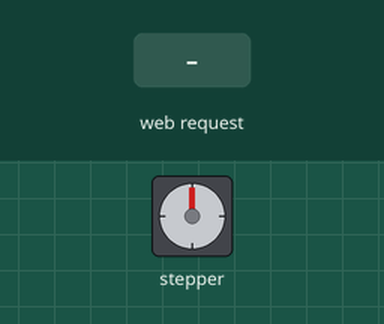
Recording of a sketch running on a simulated ESP32. Shown: stepper motor. Wiring (inferred from the names in the program): stepper motor driver (200 steps per turn assumed): step GPIO 17; direction GPIO 16. The inputs (shaded band) are chosen by the test bench. What the sketch prints to the serial monitor is not drawn.

Above: at 1.2 s.
1.3 s: HTTP request GET /run?state=1 received
At 1.75 s:
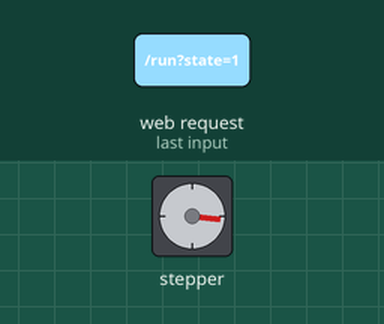
At 2.35 s:
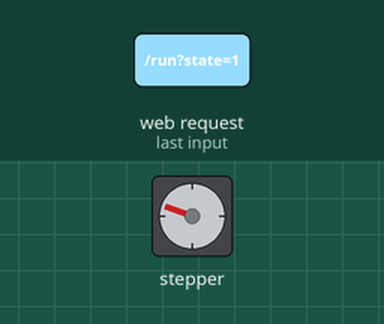
4.3 s: HTTP request GET /set?dir=0 received
At 4.45 s:
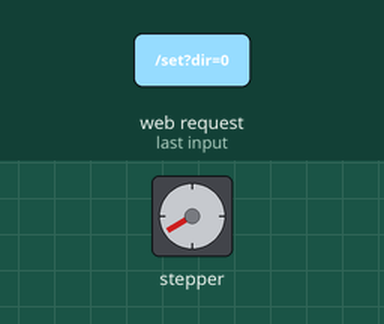
7.3 s: HTTP request GET /set?dir=1 received
13.3 s: HTTP request GET /set?dir=0 received
Timing chart, 0 to 17.3 s (numbered marks = the images above; inputs shaded):
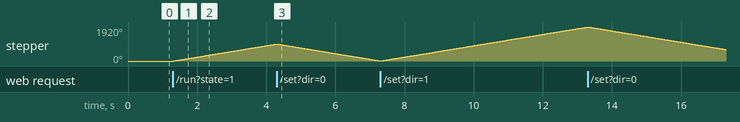

The sketch:

KeratinStepperMotorControl.ino
```cpp
/*
  ESP32 + DRV8825 Syringe Pump Controller (SoftAP mode)
  - ESP32 creates its own Wi-Fi network (no router).
  - Connect your laptop/phone to that network, then open http://192.168.4.1
  - Control: Start/Pause, Direction, Speed (mL/hr), Syringe size
  - Smooth pulses via hardware timer @1 MHz.
  - UI won’t overwrite inputs while you type (polling pauses on focus).

  Mechanics:
    - Stepper: 200 steps/rev × 64 microsteps = 12,800 µsteps/rev
    - Worm gear: 2 mm/rev
    - => 6,400 µsteps per mm
    - Base formula for half-period (µs):
        halfPeriodUs = (281250 * mm_per_mL) / (mL/hr)

  Syringe size (mm per mL):
    - Example: 1 mL per 1 mm  -> factor = 1
    - Example: 1 mL per 2 mm -> factor = 2
*/

#include <WiFi.h>
#include <WebServer.h>

// ============ SoftAP CONFIG ============
const char* AP_SSID = "ESP32-Syringe";
const char* AP_PASS = "";
const uint8_t AP_CHANNEL = 6;
const bool AP_HIDDEN = false;
const uint8_t AP_MAX_CONN = 4;
// ======================================

// GPIOs
const int DIR_PIN  = 16;
const int STEP_PIN = 17;

// State
volatile uint32_t halfPeriodUs = 2812; // default ≈100 mL/hr with 1 mm/mL
volatile bool     running      = false;
volatile bool     dirCW        = true;
volatile float    syringe_mm_per_mL = 1.0;  // default syringe: 1 mm/mL

WebServer server(80);

// Timer
hw_timer_t* timer = nullptr;
portMUX_TYPE timerMux = portMUX_INITIALIZER_UNLOCKED;
volatile bool stepState = false;

// ================== ISR ==================
void IRAM_ATTR onTimer() {
  portENTER_CRITICAL_ISR(&timerMux);
  if (running) {
    stepState = !stepState;
    if (stepState) {
      GPIO.out_w1ts = (1UL << STEP_PIN);
    } else {
      GPIO.out_w1tc = (1UL << STEP_PIN);
    }
  } else {
    stepState = false;
    GPIO.out_w1tc = (1UL << STEP_PIN);
  }
  timerAlarmWrite(timer, halfPeriodUs, true);
  portEXIT_CRITICAL_ISR(&timerMux);
}

// ================== HTML UI ==================
const char* PAGE = R"HTML(
<!doctype html>
<html>
<head>
<meta charset="utf-8"/>
<meta name="viewport" content="width=device-width,initial-scale=1"/>
<title>ESP32 Syringe Pump</title>
<style>
  body{font-family:system-ui,Segoe UI,Arial,sans-serif;max-width:720px;margin:40px auto;padding:0 16px}
  h1{font-size:1.25rem;margin-bottom:12px}
  .card{border:1px solid #ddd;border-radius:12px;padding:16px;box-shadow:0 2px 6px rgba(0,0,0,.06)}
  .row{display:flex;gap:12px;align-items:center;margin:12px 0;flex-wrap:wrap}
  label{min-width:160px}
  input[type="number"],select{width:160px;padding:6px}
  button{padding:8px 12px;cursor:pointer;border-radius:8px;border:1px solid #ccc;background:#f7f7f7}
  .on{background:#d7ffe0;border-color:#6ccf86}
  .off{background:#ffe0e0;border-color:#ff8c8c}
  .muted{color:#666}
</style>
</head>
<body>
  <h1>ESP32 Syringe Pump</h1>
  <div class="card">
    <div class="row">
      <label>Status:</label>
      <span id="status" class="muted">loading...</span>
    </div>
    <div class="row">
      <label>Run / Pause:</label>
      <button id="btnRun" class="on">Start</button>
      <button id="btnPause" class="off">Pause</button>
    </div>
    <div class="row">
      <label>Direction:</label>
      <select id="dir">
        <option value="1">Clockwise (DIR=HIGH)</option>
        <option value="0">Counter-Clockwise (DIR=LOW)</option>
      </select>
    </div>
    <div class="row">
      <label>Syringe size:</label>
      <select id="syringe">
        <option value="1">1 mm = 1 mL</option> <!-- CHANGE THESE FOR CHANGING SYRINGE OPTIONS -->
        <option value="2">2 mm = 1 mL</option> <!-- CHANGE THESE FOR CHANGING SYRINGE OPTIONS -->
        <option value="0.5">0.5 mm = 1 mL</option> <!-- CHANGE THESE FOR CHANGING SYRINGE OPTIONS -->
      </select>
    </div>
    <div class="row">
      <label>Flow Rate (mL/hr):</label>
      <input id="mlhr" type="number" min="0.1" max="100000" step="0.1"/>
    </div>
    <div class="row">
      <button id="apply">Apply</button>
    </div>
    <p class="muted">Enter flow in mL/hr. Conversion depends on syringe size.</p>
  </div>

<script>
let editing=false, editingDir=false, editingSyr=false;
const statusEl = document.getElementById('status');
const dirEl    = document.getElementById('dir');
const mlhrEl   = document.getElementById('mlhr');
const syringeEl= document.getElementById('syringe');

let pollId = null;
function startPoll(){ stopPoll(); pollId=setInterval(getStatus,1000); }
function stopPoll(){ if(pollId){ clearInterval(pollId); pollId=null; } }

mlhrEl.addEventListener('focus', ()=>{ editing=true; stopPoll(); });
mlhrEl.addEventListener('blur',  ()=>{ editing=false; startPoll(); });
dirEl.addEventListener('focus',  ()=>{ editingDir=true; stopPoll(); });
dirEl.addEventListener('blur',   ()=>{ editingDir=false; startPoll(); });
syringeEl.addEventListener('focus',  ()=>{ editingSyr=true; stopPoll(); });
syringeEl.addEventListener('blur',   ()=>{ editingSyr=false; startPoll(); });

async function getStatus(){
  try{
    const r = await fetch('/status',{cache:'no-store'});
    const j = await r.json();
    statusEl.textContent = (j.running?'Running':'Paused')
        +' | Dir: '+(j.dir?'CW':'CCW')
        +' | Syringe: '+j.mm_per_ml+' mm/mL'
        +' | Flow: '+j.mlhr.toFixed(1)+' mL/hr';
    if(!editingDir) dirEl.value = j.dir ? '1' : '0';
    if(!editingSyr) syringeEl.value = j.mm_per_ml;
    if(!editing)    mlhrEl.value = j.mlhr.toFixed(1);
  }catch(e){
    statusEl.textContent = 'Disconnected';
  }
}

async function apply(){
  const dir  = dirEl.value;
  const mlhr = mlhrEl.value;
  const syr  = syringeEl.value;
  await fetch('/set?dir='+dir+'&mlhr='+mlhr+'&syr='+syr,{cache:'no-store'});
  getStatus();
}

async function run(){ await fetch('/run?state=1',{cache:'no-store'}); getStatus(); }
async function pause(){ await fetch('/run?state=0',{cache:'no-store'}); getStatus(); }
document.getElementById('apply').addEventListener('click', apply);
document.getElementById('btnRun').addEventListener('click', run);
document.getElementById('btnPause').addEventListener('click', pause);

// Apply on Enter
mlhrEl.addEventListener('keydown', (e)=>{ if(e.key==='Enter'){ apply(); mlhrEl.blur(); }});

getStatus();
startPoll();
</script>
</body>
</html>
)HTML";

// ================== HTTP ==================
void handleRoot() { server.send(200, "text/html", PAGE); }

void handleStatus() {
  float mlhr = (halfPeriodUs > 0) ? (281250.0f * syringe_mm_per_mL / halfPeriodUs) : 0;
  String json = "{";
  json += "\"running\":"; json += (running ? "true" : "false"); json += ",";
  json += "\"dir\":";     json += (dirCW   ? "true" : "false"); json += ",";
  json += "\"mlhr\":";    json += mlhr; json += ",";
  json += "\"mm_per_ml\":"; json += syringe_mm_per_mL;
  json += "}";
  server.send(200, "application/json", json);
}

void handleRun() {
  if (server.hasArg("state")) {
    int s = server.arg("state").toInt();
    portENTER_CRITICAL(&timerMux);
    running = (s != 0);
    portEXIT_CRITICAL(&timerMux);
  }
  server.send(200, "text/plain", "OK");
}

void handleSet() {
  if (server.hasArg("dir")) {
    bool d = (server.arg("dir").toInt() != 0);
    dirCW = d;
    digitalWrite(DIR_PIN, dirCW ? HIGH : LOW);
  }
  if (server.hasArg("syr")) {
    syringe_mm_per_mL = server.arg("syr").toFloat();
    if (syringe_mm_per_mL <= 0) syringe_mm_per_mL = 1.0;
  }
  if (server.hasArg("mlhr")) {
    float v = server.arg("mlhr").toFloat();
    if (v > 0) {
      portENTER_CRITICAL(&timerMux);
      halfPeriodUs = (uint32_t)((281250.0f * syringe_mm_per_mL) / v);
      timerAlarmWrite(timer, halfPeriodUs, true);
      portEXIT_CRITICAL(&timerMux);
    }
  }
  server.send(200, "text/plain", "OK");
}

// ================== Setup helpers ==================
void setupTimer() {
  timer = timerBegin(0, 80, true);   // prescaler 80 -> 1 MHz
  timerAttachInterrupt(timer, &onTimer, true);
  timerAlarmWrite(timer, halfPeriodUs, true);
  timerAlarmEnable(timer);
}

void setupPins() {
  pinMode(DIR_PIN, OUTPUT);
  pinMode(STEP_PIN, OUTPUT);
  digitalWrite(STEP_PIN, LOW);
  digitalWrite(DIR_PIN, dirCW ? HIGH : LOW);
}

void setupAP() {
  WiFi.mode(WIFI_AP);
  bool ok = WiFi.softAP(AP_SSID, (strlen(AP_PASS)>=8)?AP_PASS:NULL, AP_CHANNEL, AP_HIDDEN, AP_MAX_CONN);
  (void)ok;
  IPAddress ip = WiFi.softAPIP();
  Serial.print("AP SSID: "); Serial.println(AP_SSID);
  if (strlen(AP_PASS)>=8) { Serial.print("AP PASS: "); Serial.println(AP_PASS); }
  Serial.print("AP IP: "); Serial.println(ip);
}

void setupServer() {
  server.on("/", handleRoot);
  server.on("/status", handleStatus);
  server.on("/run", handleRun);
  server.on("/set", handleSet);
  server.begin();
  Serial.println("HTTP server started");
}

void setup() {
  Serial.begin(115200);
  setupPins();
  setupAP();
  setupServer();
  setupTimer();
}

void loop() {
  server.handleClient();
}
```

Measured:
- after the input at 1.3 s, stepper: keeps turning clockwise at about 321°/s, starting at once
